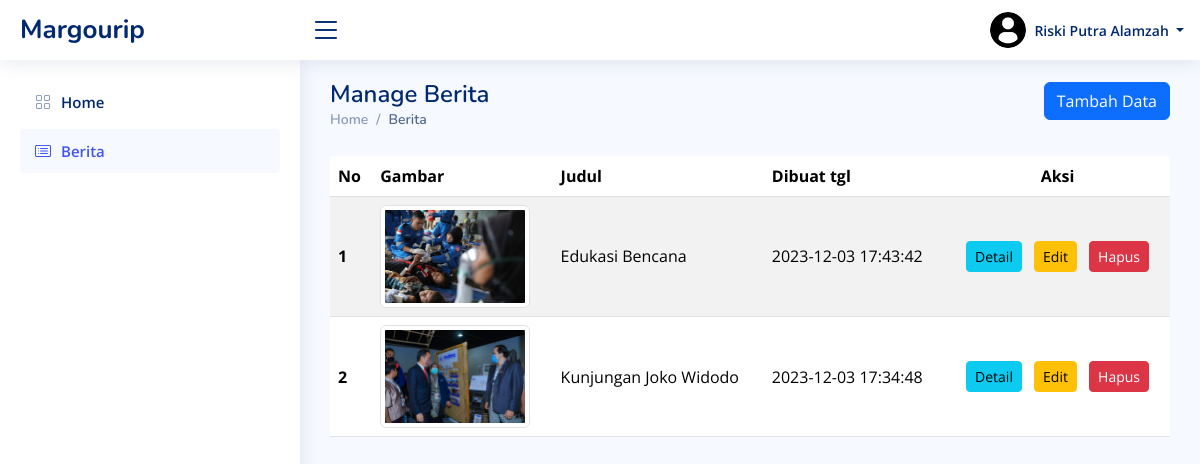
The app's page /admin/berita/index.php (signed in) with its own data.
### tables this page shows
CREATE TABLE `berita` (
  `id` int(11) NOT NULL,
  `judul` varchar(255) NOT NULL,
  `slug` varchar(255) NOT NULL,
  `isi` text NOT NULL,
  `image` varchar(255) NOT NULL,
  `created_at` timestamp NOT NULL DEFAULT CURRENT_TIMESTAMP ON UPDATE CURRENT_TIMESTAMP
);

### admin/must_login.php (called while the page is built, shortened)
<?php
function baseUrl(){
    $root = getenv('HTTP_HOST');
    $namaFolder = 'umkm';
    return 'http://'.$root.'/'.$namaFolder.'/';
}

### admin/berita/index.php (the view, shortened to what this page needs)
<?php
include('./../../koneksi.php');
$data = mysqli_query($connect, 'SELECT * FROM berita ORDER BY created_at DESC');
require('./../must_login.php');
include('./../component/header.php');
include('./../component/sidebar.php');
?>
<main id="main" class="main">
    <div class="pagetitle d-flex justify-content-between align-items-center">
        <div>
            <h1>Manage Berita</h1>
            <nav>
                <ol class="breadcrumb">
                    <li class="breadcrumb-item"><a href="<?= baseUrl(); ?>/admin">Home</a></li>
                    <li class="breadcrumb-item active">Berita</li>
                </ol>
            </nav>
        </div>
        <a href="<?= baseUrl(); ?>/admin/berita/tambah.php" class="btn btn-primary mb-4">Tambah Data</a>
    </div>
    <section class="section dashboard">
        <div class="row">
            <div class="col">
                <div class="table-responsive">
                    <table class="table table-striped">
                        <thead>
                            <tr>
                                <th scope="col">No</th>
                                <th scope="col">Gambar</th>
                                <th scope="col">Judul</th>
                                <th scope="col">Dibuat tgl</th>
                                <th scope="col" class="text-center">Aksi</th>
                            </tr>
                        </thead>
                        <tbody>
                            <?php if ($data->num_rows > 0) : ?>
                                <?php
                                $no = 1;
                                while ($row = mysqli_fetch_assoc($data)) : ?>
                                    <tr>
                                        <th scope="row"><?= $no++ ?></th>
                                        <td>
                                            <img class="img-thumbnail" width="150" src="<?= baseUrl(); ?>/admin/berita/uploads/<?= $row['image'] ?>" alt="<?= $row['judul'] ?>" />
                                        </td>
                                        <td><?= $row['judul'] ?></td>
                                        <td><?= $row['created_at'] ?></td>
                                        <td class="text-center">
                                            <a href="<?= baseUrl(); ?>/admin/berita/detail.php?slug=<?= $row['slug'] ?>" class="btn-sm m-1 btn btn-info">
                                                Detail
                                            </a>
                                            <a href="<?= baseUrl(); ?>/admin/berita/edit.php?slug=<?= $row['slug'] ?>" class="btn-sm m-1 btn btn-warning">
                                                Edit
                                            </a>
                                            <form action="" method="post" onclick="return confirm('Apakah anda yakin?') ? this.submit() : false" class="d-inline-block m-1">
                                                <button class="btn btn-danger btn-sm" type="button">Hapus</button>
                                            </form>
                                        </td>
                                    </tr>
                                <?php endwhile; ?>
                            <?php else : ?>
                                <tr>
                                    <td colspan="5" class="text-center">Data masih kosong</td>
                                </tr>
                            <?php endif; ?>
                        </tbody>
                    </table>
                </div>
            </div>
        </div>
    </section>
</main>
<?php include('./../component/footer.php') ?>

### admin/assets/css/style.css (style rules this page uses)
:root { scroll-behavior: smooth; }
body { font-family: "Open Sans", sans-serif; background: #f6f9ff; color: #444444; }
a { color: #4154f1; text-decoration: none; }
h1, h2, h3, h4, h5, h6 { font-family: "Nunito", sans-serif; }
#main { margin-top: 60px; padding: 20px 30px; transition: all 0.3s; }
.pagetitle { margin-bottom: 10px; }
.pagetitle h1 { font-size: 24px; margin-bottom: 0; font-weight: 600; color: #012970; }
.breadcrumb { font-size: 14px; font-family: "Nunito", sans-serif; color: #899bbd; font-weight: 600; }
.breadcrumb a { color: #899bbd; transition: 0.3s; }
.breadcrumb .breadcrumb-item::before { color: #899bbd; }
.breadcrumb .active { color: #51678f; font-weight: 600; }
@media (min-width: 1200px) { #main, #footer { margin-left: 300px; } }

### admin/component/header.php (style rules this page uses)
table th, table td { vertical-align: middle; }

### records on screen
berita: image (picture), judul "Edukasi Bencana", created_at "2023-12-03 17:43:42"
berita: image (picture), judul "Kunjungan Joko Widodo", created_at "2023-12-03 17:34:48"

### other values on screen
$_SESSION['data']['name'] "Riski Putra Alamzah"
